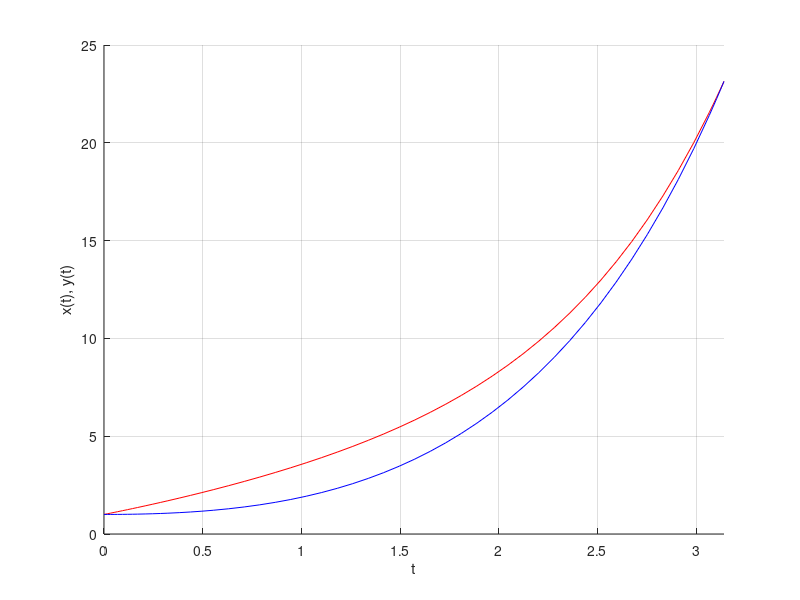

Source code (MATLAB):
clear
clc
y1_0 = 1;
y2_0 = 2;
y3_0 = 1;
y4_0 = 0;
[T,Y] = ode45(@(t,y)[y(2)
                    y(3)
                    y(4)
                    y(1)],[0 pi],[y1_0 y2_0 y3_0 y4_0]);
disp([T,Y(:,1),Y(:,3)]);
hold on
plot(T,Y(:,1),'-r')
plot(T,Y(:,3),'-b')
hold off
xlim([0 pi])
xlabel('t')
ylabel('x(t), y(t)')
grid on